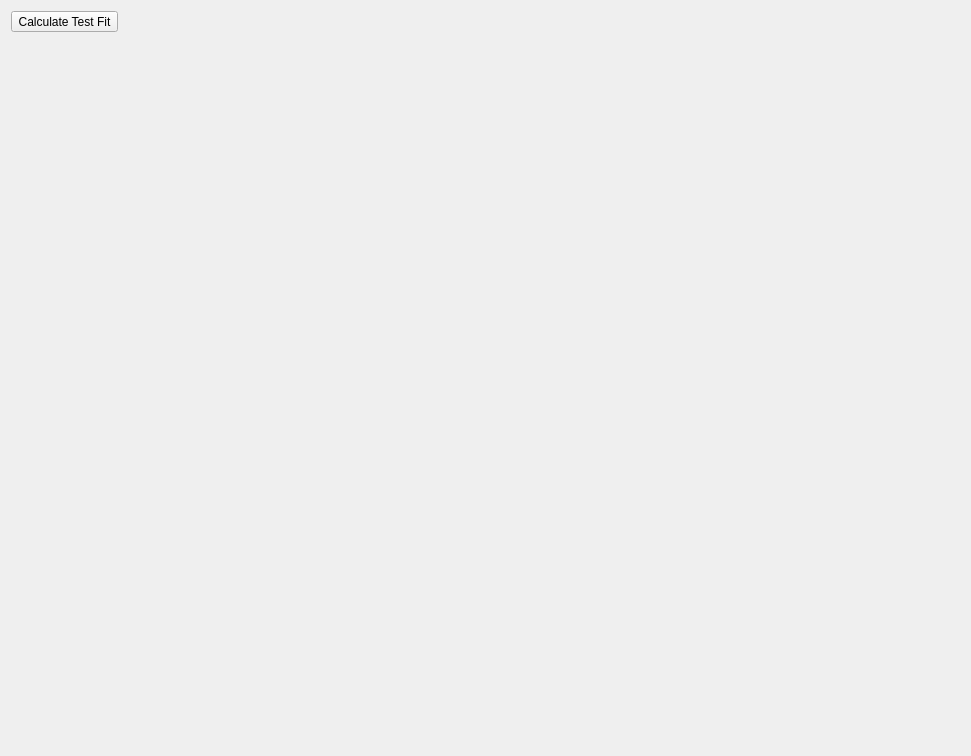
<?xml version="1.0" encoding="UTF-8"?>
<ui version="4.0">
 <class>CaloDetailsTestFitWidget</class>
 <widget class="QWidget" name="CaloDetailsTestFitWidget">
  <property name="geometry">
   <rect>
    <x>0</x>
    <y>0</y>
    <width>971</width>
    <height>756</height>
   </rect>
  </property>
  <property name="windowTitle">
   <string>Form</string>
  </property>
  <layout class="QVBoxLayout" name="verticalLayout">
   <item>
    <layout class="QHBoxLayout" name="horizontalLayout">
     <item>
      <widget class="QToolButton" name="toolButtonFit">
       <property name="text">
        <string>Calculate Test Fit</string>
       </property>
      </widget>
     </item>
     <item>
      <spacer name="horizontalSpacer">
       <property name="orientation">
        <enum>Qt::Horizontal</enum>
       </property>
       <property name="sizeHint" stdset="0">
        <size>
         <width>40</width>
         <height>20</height>
        </size>
       </property>
      </spacer>
     </item>
    </layout>
   </item>
   <item>
    <widget class="MplCanvas" name="canvas" native="true">
     <property name="sizePolicy">
      <sizepolicy hsizetype="Expanding" vsizetype="Expanding">
       <horstretch>0</horstretch>
       <verstretch>0</verstretch>
      </sizepolicy>
     </property>
    </widget>
   </item>
  </layout>
 </widget>
 <customwidgets>
  <customwidget>
   <class>MplCanvas</class>
   <extends>QWidget</extends>
   <header>tse_analytics.views.misc.MplCanvas</header>
   <container>1</container>
  </customwidget>
 </customwidgets>
 <resources/>
 <connections/>
</ui>
